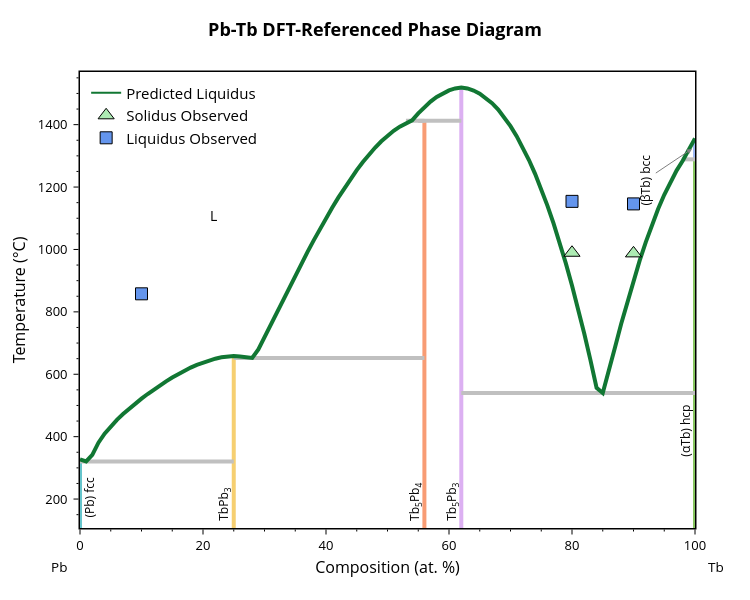

Here is the notebook cell this chart was saved with:
### Code cell
import plotly.graph_objects as go

def add_experimental_traces(figure: go.Figure):
    """Add measured solidus and liquidus markers to a Plotly figure."""

    figure.add_trace(go.Scatter(
            x=[point[0] for point in solidus_points],
            y=[point[1] for point in solidus_points],
            mode='markers',
            marker=dict(color='#ADEBB3', size=14, symbol='triangle-up', line=dict(width=1, color='black')),
            name='Solidus Observed'
    ))

    figure.add_trace(go.Scatter(
            x=[point[0] for point in liquidus_points],
            y=[point[1] for point in liquidus_points],
            mode='markers',
            marker=dict(color='cornflowerblue', size=12, symbol='square', line=dict(width=1, color='black')),
            name='Liquidus Observed'
    ))

fig = blp.get_plot('pred')
add_experimental_traces(fig)
fig.show()

### Figure 1 — Plotly figure (JSON) as saved in the notebook; plotly's stock layout.template omitted (floating-point values rounded to 4 significant figures)
{"data": [{"hovertemplate": "label=fcc-Pb<br>x=%{x}<br>t=%{y}<extra></extra>", "legendgroup": "fcc-Pb", "line": {"color": "rgb(102, 197, 204)", "dash": "solid", "width": 4}, "marker": {"symbol": "circle"}, "mode": "lines", "name": "fcc-Pb", "orientation": "v", "showlegend": false, "type": "scatter", "x": [0, 0, 0], "xaxis": "x", "y": [327.5, 320.8, -273.1], "yaxis": "y"}, {"hovertemplate": "label=TbPb3<br>x=%{x}<br>t=%{y}<extra></extra>", "legendgroup": "TbPb3", "line": {"color": "rgb(246, 207, 113)", "dash": "solid", "width": 4}, "marker": {"symbol": "circle"}, "mode": "lines", "name": "TbPb3", "orientation": "v", "showlegend": false, "type": "scatter", "x": [25, 25, 25, 25, 25, 25, 25, 25, 25, 25, 25, 25, 25, 25, 25, 25, 25, 25, 25, 25, 25, 25, 25, 25, 25, 25, 25, 25, 25], "xaxis": "x", "y": [320.8, 506.3, 637.8, 380.8, 341.9, 453.7, 409.4, 433.0, 536.7, 521.9, 551.0, 644.5, 489.9, 472.4, 577.4, 564.5, 654.2, 650.0, 611.6, 657.1, 658.6, 657.0, 652.3, 653.8, 630.1, 621.3, 589.6, 601.0, -273.1], "yaxis": "y"}, {"hovertemplate": "label=Tb5Pb4<br>x=%{x}<br>t=%{y}<extra></extra>", "legendgroup": "Tb5Pb4", "line": {"color": "rgb(248, 156, 116)", "dash": "solid", "width": 4}, "marker": {"symbol": "circle"}, "mode": "lines", "name": "Tb5Pb4", "orientation": "v", "showlegend": false, "type": "scatter", "x": [56.0, 56.0, 56.0, 56.0, 56.0, 56.0, 56.0, 56.0, 56.0, 56.0, 56.0, 56.0, 56.0, 56.0, 56.0, 56.0, 56.0, 56.0, 56.0, 56.0, 56.0, 56.0, 56.0, 56.0, 56.0, 56.0, 56.0, 56.0], "xaxis": "x", "y": [1412.0, 1394.0, 1404.0, 877.6, 838.3, 759.1, 798.8, 1347.0, 1305.0, 1327.0, 1197.0, 1226.0, 1280.0, 1254.0, 916.4, 954.7, 1029.0, 992.3, 1166.0, 1134.0, 1065.0, 1100.0, 652.3, 1380.0, 1365.0, 719.4, 679.8, -273.1], "yaxis": "y"}, {"hovertemplate": "label=Tb5Pb3<br>x=%{x}<br>t=%{y}<extra></extra>", "legendgroup": "Tb5Pb3", "line": {"color": "rgb(220, 176, 242)", "dash": "solid", "width": 4}, "marker": {"symbol": "circle"}, "mode": "lines", "name": "Tb5Pb3", "orientation": "v", "showlegend": false, "type": "scatter", "x": [62, 62, 62, 62, 62, 62, 62, 62, 62, 62, 62, 62, 62, 62, 62, 62, 62, 62, 62, 62, 62, 62, 62, 62, 62, 62, 62, 62, 62, 62, 62, 62, 62, 62, 62], "xaxis": "x", "y": [540.0, 556.2, 1489.0, 1509.0, 1083.0, 1242.0, 1363.0, 1022.0, 955.4, 809.5, 884.7, 729.6, 645.2, 1412.0, 1456.0, 1474.0, 1519.0, 1516.0, 1501.0, 1510.0, 1519.0, 1516.0, 1194.0, 1141.0, 1327.0, 1287.0, 1499.0, 1486.0, 1448.0, 1469.0, 1424.0, 1395.0, 1436.0, 1414.0, -273.1], "yaxis": "y"}, {"hovertemplate": "label=alpha-Tb (hcp)<br>x=%{x}<br>t=%{y}<extra></extra>", "legendgroup": "alpha-Tb (hcp)", "line": {"color": "rgb(135, 197, 95)", "dash": "solid", "width": 4}, "marker": {"symbol": "circle"}, "mode": "lines", "name": "alpha-Tb (hcp)", "orientation": "v", "showlegend": false, "type": "scatter", "x": [100, 100, 100, 100, 100, 100, 100, 100, 100, 100, 100, 100, 100, 100, 100, 100], "xaxis": "x", "y": [540.0, 608.0, 1289.0, 1284.0, 833.3, 1129.0, 1175.0, 1253.0, 1217.0, 900.8, 964.4, 1079.0, 1024.0, 686.8, 761.9, -273.1], "yaxis": "y"}, {"hovertemplate": "label=beta-Tb (bcc)<br>x=%{x}<br>t=%{y}<extra></extra>", "legendgroup": "beta-Tb (bcc)", "line": {"color": "rgb(158, 185, 243)", "dash": "solid", "width": 4}, "marker": {"symbol": "circle"}, "mode": "lines", "name": "beta-Tb (bcc)", "orientation": "v", "showlegend": false, "type": "scatter", "x": [100, 100, 100, 100], "xaxis": "x", "y": [1356.0, 1289.0, 1319.0, 1289.0], "yaxis": "y"}, {"hovertemplate": "x=%{x}<br>y=%{y}<extra></extra>", "legendgroup": "", "line": {"color": "Silver", "dash": "solid", "width": 4}, "marker": {"symbol": "circle"}, "mode": "lines", "name": "", "orientation": "v", "showlegend": false, "type": "scatter", "x": [62, 100], "xaxis": "x", "y": [540.0, 540.0], "yaxis": "y"}, {"hovertemplate": "x=%{x}<br>y=%{y}<extra></extra>", "legendgroup": "", "line": {"color": "Silver", "dash": "solid", "width": 4}, "marker": {"symbol": "circle"}, "mode": "lines", "name": "", "orientation": "v", "showlegend": false, "type": "scatter", "x": [0, 25], "xaxis": "x", "y": [320.8, 320.8], "yaxis": "y"}, {"hovertemplate": "x=%{x}<br>y=%{y}<extra></extra>", "legendgroup": "", "line": {"color": "Silver", "dash": "solid", "width": 4}, "marker": {"symbol": "circle"}, "mode": "lines", "name": "", "orientation": "v", "showlegend": false, "type": "scatter", "x": [25, 56.0], "xaxis": "x", "y": [652.3, 652.3], "yaxis": "y"}, {"hovertemplate": "x=%{x}<br>y=%{y}<extra></extra>", "legendgroup": "", "line": {"color": "Silver", "dash": "solid", "width": 4}, "marker": {"symbol": "circle"}, "mode": "lines", "name": "", "orientation": "v", "showlegend": false, "type": "scatter", "x": [53, 62], "xaxis": "x", "y": [1412.0, 1412.0], "yaxis": "y"}, {"hovertemplate": "x=%{x}<br>y=%{y}<extra></extra>", "legendgroup": "", "line": {"color": "Silver", "dash": "solid", "width": 4}, "marker": {"symbol": "circle"}, "mode": "lines", "name": "", "orientation": "v", "showlegend": false, "type": "scatter", "x": [100, 98.13], "xaxis": "x", "y": [1289.0, 1289.0], "yaxis": "y"}, {"hovertemplate": "x=%{x}<br>y=%{y}<extra></extra>", "legendgroup": "", "line": {"color": "Silver", "dash": "solid", "width": 4}, "marker": {"symbol": "circle"}, "mode": "lines", "name": "", "orientation": "v", "showlegend": false, "type": "scatter", "x": [56.0, 55.0], "xaxis": "x", "y": [1412.0, 1412.0], "yaxis": "y"}, {"hovertemplate": "label=L<br>x=%{x}<br>t=%{y}<extra></extra>", "legendgroup": "L", "line": {"color": "#117733", "dash": "solid", "width": 4}, "marker": {"symbol": "circle"}, "mode": "lines", "name": "L", "orientation": "v", "showlegend": false, "type": "scatter", "x": [0, 1, 2, 3, 4, 5, 6, 7.0, 8, 9, 10, 11, 12, 13, 14.0, 15, 16, 17, 18, 19, 20, 21, 22, 23, 24, 25, 26, 27, 28.0, 29.0, 30, 31, 32, 33, 34, 35, 36, 37, 38, 39, 40, 41, 42, 43, 44, 45, 46, 47, 48, 49, 50, 51, 52, 53, 54, 55.0, 56.0, 57.0, 58.0, 59, 60, 61, 62, 63, 64, 65, 66, 67, 68, 69, 70, 71, 72, 73, 74, 75, 76, 77, 78, 79, 80, 81, 82, 83, 84, 85, 86, 87, 88, 89, 90, 91, 92, 93, 94, 95, 96, 97, 98, 99, 100], "xaxis": "x", "y": [327.5, 320.8, 341.9, 380.8, 409.4, 433.0, 453.7, 472.4, 489.9, 506.3, 521.9, 536.7, 551.0, 564.5, 577.4, 589.6, 601.0, 611.6, 621.3, 630.1, 637.8, 644.5, 650.0, 654.2, 657.1, 658.6, 657.0, 653.8, 652.3, 679.8, 719.4, 759.1, 798.8, 838.3, 877.6, 916.4, 954.7, 992.3, 1029.0, 1065.0, 1100.0, 1134.0, 1166.0, 1197.0, 1226.0, 1254.0, 1280.0, 1305.0, 1327.0, 1347.0, 1365.0, 1380.0, 1394.0, 1404.0, 1414.0, 1436.0, 1456.0, 1474.0, 1489.0, 1501.0, 1510.0, 1516.0, 1519.0, 1516.0, 1509.0, 1499.0, 1486.0, 1469.0, 1448.0, 1424.0, 1395.0, 1363.0, 1327.0, 1287.0, 1242.0, 1194.0, 1141.0, 1083.0, 1022.0, 955.4, 884.7, 809.5, 729.6, 645.2, 556.2, 540.0, 608.0, 686.8, 761.9, 833.3, 900.8, 964.4, 1024.0, 1079.0, 1129.0, 1175.0, 1217.0, 1253.0, 1284.0, 1319.0, 1356.0], "yaxis": "y"}, {"marker": {"color": "#117733"}, "mode": "lines", "name": "Predicted Liquidus", "showlegend": true, "type": "scatter", "x": [null], "y": [null]}, {"marker": {"color": "#ADEBB3", "line": {"color": "black", "width": 1}, "size": 14, "symbol": "triangle-up"}, "mode": "markers", "name": "Solidus Observed", "type": "scatter", "x": [80, 90], "y": [989.4, 987.5]}, {"marker": {"color": "cornflowerblue", "line": {"color": "black", "width": 1}, "size": 12, "symbol": "square"}, "mode": "markers", "name": "Liquidus Observed", "type": "scatter", "x": [10, 80, 90], "y": [857.8, 1154.0, 1146]}], "layout": {"annotations": [{"font": {"color": "black", "size": 12}, "showarrow": false, "text": "(Pb) fcc", "textangle": -90, "x": 1.5, "xanchor": "center", "y": 205.6, "yanchor": "middle"}, {"font": {"color": "black", "size": 12}, "showarrow": false, "text": "(αTb) hcp", "textangle": -90, "x": 98.5, "xanchor": "center", "y": 418.6, "yanchor": "middle"}, {"arrowcolor": "gray", "arrowhead": 2, "arrowwidth": 1, "ax": -46.12, "ay": 30.89, "font": {"color": "black", "size": 12}, "showarrow": true, "text": "(βTb) bcc", "textangle": -90, "x": 99.5, "xanchor": "center", "y": 1322.0, "yanchor": "middle"}, {"font": {"color": "black", "size": 12}, "showarrow": false, "text": "TbPb<sub>3</sub>", "textangle": -90, "x": 23.5, "xanchor": "center", "y": 183.4, "yanchor": "middle"}, {"font": {"color": "black", "size": 12}, "showarrow": false, "text": "Tb<sub>5</sub>Pb<sub>4</sub>", "textangle": -90, "x": 54.5, "xanchor": "center", "y": 191.5, "yanchor": "middle"}, {"font": {"color": "black", "size": 12}, "showarrow": false, "text": "Tb<sub>5</sub>Pb<sub>3</sub>", "textangle": -90, "x": 60.5, "xanchor": "center", "y": 191.5, "yanchor": "middle"}, {"font": {"color": "black", "size": 14}, "showarrow": false, "text": "L", "x": 21.63, "y": 1108.0}, {"font": {"color": "black", "size": 13.5}, "showarrow": false, "text": "Pb", "x": -0.05, "xanchor": "left", "xref": "paper", "y": -0.086, "yanchor": "middle", "yref": "paper"}, {"font": {"color": "black", "size": 13.5}, "showarrow": false, "text": "Tb", "x": 1.05, "xanchor": "right", "xref": "paper", "y": -0.086, "yanchor": "middle", "yref": "paper"}], "font": {"color": "black", "size": 13}, "height": 600, "legend": {"font": {"size": 15}, "x": 0.01, "xanchor": "left", "y": 0.99, "yanchor": "top"}, "margin": {"b": 72, "r": 55, "t": 72}, "plot_bgcolor": "white", "showlegend": true, "title": {"font": {"color": "black", "size": 18}, "text": "<b>Pb-Tb DFT-Referenced Phase Diagram</b>", "x": 0.5, "xanchor": "center", "yanchor": "bottom"}, "width": 750, "xaxis": {"linecolor": "black", "linewidth": 1.5, "minor": {"nticks": 5, "tickcolor": "black", "ticklen": 2, "ticks": "outside", "tickwidth": 1}, "mirror": true, "range": [0, 100], "showline": true, "tickcolor": "black", "tickformat": ".0f", "ticklen": 5, "ticks": "outside", "tickwidth": 1, "title": {"font": {"size": 16}, "standoff": 8, "text": "Composition (at. %)"}}, "yaxis": {"linecolor": "black", "linewidth": 1.5, "minor": {"nticks": 5, "tickcolor": "black", "ticklen": 2, "ticks": "outside", "tickwidth": 1}, "mirror": true, "range": [107.3, 1569.0], "showline": true, "tickcolor": "black", "ticklen": 5, "ticks": "outside", "ticksuffix": " ", "tickwidth": 1, "title": {"font": {"size": 16}, "standoff": 8, "text": "Temperature (°C)"}}}}
